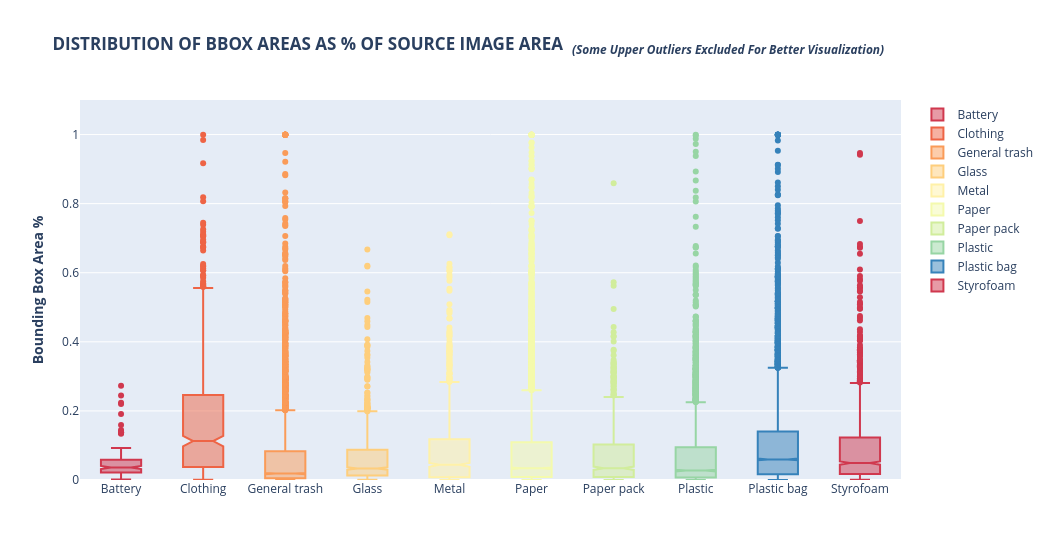

The notebook cell saved with this chart:
### Markdown cell above
Distribution of bbox area

각 Class 별 bounding box의 크기 분포입니다.

### Code cell
# Update bbox dataframe to make this easier

bbox_df["frac_bbox_area"] = (bbox_df["frac_x_max"]-bbox_df["frac_x_min"])*(bbox_df["frac_y_max"]-bbox_df["frac_y_min"])

# bboxdf["classidasstr"] = bboxdf["classid"].map(classes)

display(bbox_df.head())

fig = px.box(bbox_df.sort_values(by="class_name"), x="class_name", y="frac_bbox_area", color="class_name",
             color_discrete_sequence=LABEL_COLORS_WOUT_NO_FINDING, notched=True,
             labels={"class_name":"Class Name", "frac_bbox_area":"BBox Area (%)"},
             title="<b>DISTRIBUTION OF BBOX AREAS AS % OF SOURCE IMAGE AREA  "
             "<i><sub>(Some Upper Outliers Excluded For Better Visualization)</sub></i></b>")

fig.update_layout(showlegend=True,
                  yaxis_range=[0, 1.1],
                  legend_title_text=None,
                  xaxis_title="",
                  yaxis_title="<b>Bounding Box Area %</b>",
                  width=1050,
                  yaxis=dict(
                      tickmode='linear',
                      tick0=0,
                      dtick=0.2,)
)

fig.show()

### Figure 1 — Plotly figure (JSON) as saved in the notebook; plotly's stock layout.template omitted (floating-point values rounded to 4 significant figures; data arrays with more than 128 entries replaced by an {"elided": "..."} marker saying what was removed)
{"data": [{"alignmentgroup": "True", "hovertemplate": "Class Name=%{x}<br>BBox Area (%)=%{y}<extra></extra>", "legendgroup": "Battery", "marker": {"color": "rgb(208, 56, 78)"}, "name": "Battery", "notched": true, "offsetgroup": "Battery", "orientation": "v", "showlegend": true, "type": "box", "x": {"elided": "159 str values"}, "x0": " ", "xaxis": "x", "y": {"elided": "159 float values"}, "y0": " ", "yaxis": "y"}, {"alignmentgroup": "True", "hovertemplate": "Class Name=%{x}<br>BBox Area (%)=%{y}<extra></extra>", "legendgroup": "Clothing", "marker": {"color": "rgb(238, 100, 69)"}, "name": "Clothing", "notched": true, "offsetgroup": "Clothing", "orientation": "v", "showlegend": true, "type": "box", "x": {"elided": "468 str values"}, "x0": " ", "xaxis": "x", "y": {"elided": "468 float values"}, "y0": " ", "yaxis": "y"}, {"alignmentgroup": "True", "hovertemplate": "Class Name=%{x}<br>BBox Area (%)=%{y}<extra></extra>", "legendgroup": "General trash", "marker": {"color": "rgb(250, 155, 88)"}, "name": "General trash", "notched": true, "offsetgroup": "General trash", "orientation": "v", "showlegend": true, "type": "box", "x": {"elided": "3966 str values"}, "x0": " ", "xaxis": "x", "y": {"elided": "3966 float values"}, "y0": " ", "yaxis": "y"}, {"alignmentgroup": "True", "hovertemplate": "Class Name=%{x}<br>BBox Area (%)=%{y}<extra></extra>", "legendgroup": "Glass", "marker": {"color": "rgb(254, 206, 124)"}, "name": "Glass", "notched": true, "offsetgroup": "Glass", "orientation": "v", "showlegend": true, "type": "box", "x": {"elided": "982 str values"}, "x0": " ", "xaxis": "x", "y": {"elided": "982 float values"}, "y0": " ", "yaxis": "y"}, {"alignmentgroup": "True", "hovertemplate": "Class Name=%{x}<br>BBox Area (%)=%{y}<extra></extra>", "legendgroup": "Metal", "marker": {"color": "rgb(255, 241, 168)"}, "name": "Metal", "notched": true, "offsetgroup": "Metal", "orientation": "v", "showlegend": true, "type": "box", "x": {"elided": "936 str values"}, "x0": " ", "xaxis": "x", "y": {"elided": "936 float values"}, "y0": " ", "yaxis": "y"}, {"alignmentgroup": "True", "hovertemplate": "Class Name=%{x}<br>BBox Area (%)=%{y}<extra></extra>", "legendgroup": "Paper", "marker": {"color": "rgb(244, 250, 173)"}, "name": "Paper", "notched": true, "offsetgroup": "Paper", "orientation": "v", "showlegend": true, "type": "box", "x": {"elided": "6352 str values"}, "x0": " ", "xaxis": "x", "y": {"elided": "6352 float values"}, "y0": " ", "yaxis": "y"}, {"alignmentgroup": "True", "hovertemplate": "Class Name=%{x}<br>BBox Area (%)=%{y}<extra></extra>", "legendgroup": "Paper pack", "marker": {"color": "rgb(209, 237, 156)"}, "name": "Paper pack", "notched": true, "offsetgroup": "Paper pack", "orientation": "v", "showlegend": true, "type": "box", "x": {"elided": "897 str values"}, "x0": " ", "xaxis": "x", "y": {"elided": "897 float values"}, "y0": " ", "yaxis": "y"}, {"alignmentgroup": "True", "hovertemplate": "Class Name=%{x}<br>BBox Area (%)=%{y}<extra></extra>", "legendgroup": "Plastic", "marker": {"color": "rgb(151, 213, 164)"}, "name": "Plastic", "notched": true, "offsetgroup": "Plastic", "orientation": "v", "showlegend": true, "type": "box", "x": {"elided": "2943 str values"}, "x0": " ", "xaxis": "x", "y": {"elided": "2943 float values"}, "y0": " ", "yaxis": "y"}, {"alignmentgroup": "True", "hovertemplate": "Class Name=%{x}<br>BBox Area (%)=%{y}<extra></extra>", "legendgroup": "Plastic bag", "marker": {"color": "rgb(54, 130, 186)"}, "name": "Plastic bag", "notched": true, "offsetgroup": "Plastic bag", "orientation": "v", "showlegend": true, "type": "box", "x": {"elided": "5178 str values"}, "x0": " ", "xaxis": "x", "y": {"elided": "5178 float values"}, "y0": " ", "yaxis": "y"}, {"alignmentgroup": "True", "hovertemplate": "Class Name=%{x}<br>BBox Area (%)=%{y}<extra></extra>", "legendgroup": "Styrofoam", "marker": {"color": "rgb(208, 56, 78)"}, "name": "Styrofoam", "notched": true, "offsetgroup": "Styrofoam", "orientation": "v", "showlegend": true, "type": "box", "x": {"elided": "1263 str values"}, "x0": " ", "xaxis": "x", "y": {"elided": "1263 float values"}, "y0": " ", "yaxis": "y"}], "layout": {"boxmode": "overlay", "legend": {"title": {}, "tracegroupgap": 0}, "showlegend": true, "title": {"text": "<b>DISTRIBUTION OF BBOX AREAS AS % OF SOURCE IMAGE AREA  <i><sub>(Some Upper Outliers Excluded For Better Visualization)</sub></i></b>"}, "width": 1050, "xaxis": {"anchor": "y", "categoryarray": ["Battery", "Clothing", "General trash", "Glass", "Metal", "Paper", "Paper pack", "Plastic", "Plastic bag", "Styrofoam"], "categoryorder": "array", "domain": [0, 1], "title": {"text": ""}}, "yaxis": {"anchor": "x", "domain": [0, 1], "dtick": 0.2, "range": [0, 1.1], "tick0": 0, "tickmode": "linear", "title": {"text": "<b>Bounding Box Area %</b>"}}}}
